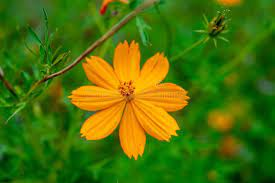
#> input picture image.jpg, 275 x 183 px
$ python dominentcolorcore.py
#> lines starting #> are read from the running program, lines starting #| are printed output that depends on the picture
from PIL import Image

def find_dominant_color(filename):
    #Resizing parameters
#> called with filename = 'image.jpg'
    width, height = 150,150
    image = Image.open(filename)
#> image is the input picture: PIL image 275x183 RGB; mean R, G, B 74.4, 112.2, 9.2
    image = image.resize((width, height),resample = 0)
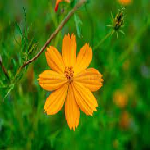
#> image: PIL image 150x150 RGB; mean R, G, B 74.4, 112.2, 9.2
    #Get colors from image object
    pixels = image.getcolors(width * height)
#> pixels = 16203 items
    #Sort them by count number(first element of tuple)
    sorted_pixels = sorted(pixels, key=lambda t: t[0])
#> sorted_pixels = 16203 items
    #Get the most frequent color
    dominant_color = sorted_pixels[-1][1]
#> dominant_color = (0, 82, 0)
    return dominant_color

print(find_dominant_color('image.jpg'))
